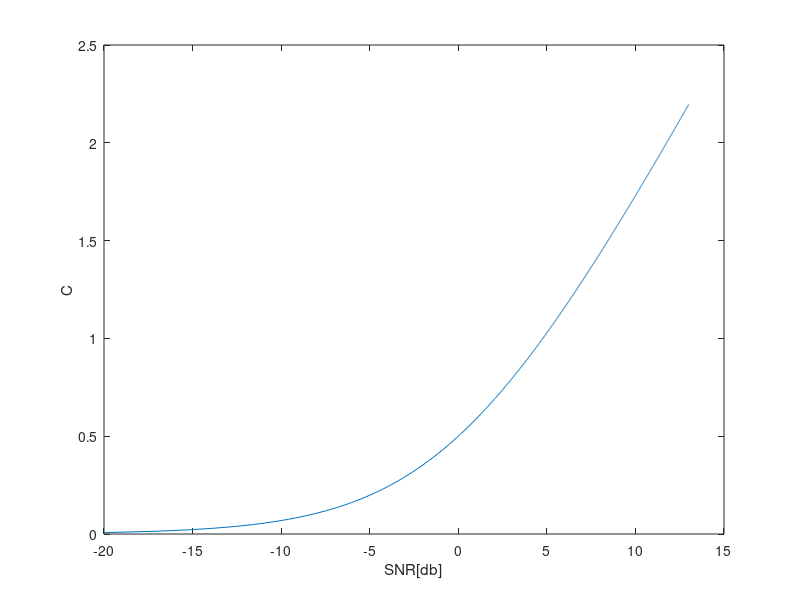

This figure's MATLAB source:


%SNR = 10^(SNRdb/10)

SNR = 0:0.01:20;
SNRdb= 10*log10(SNR);

C = 0.5 * log2(1 + SNR);

figure,
plot(SNRdb, C);
xlabel("SNR[db]");
ylabel("C");



